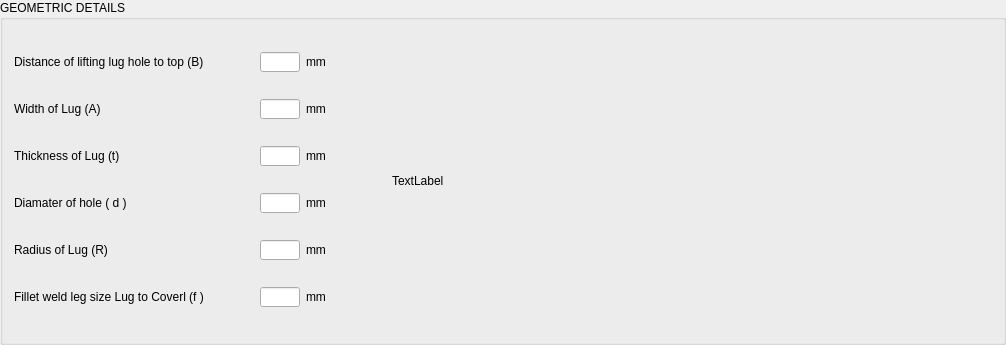
               <widget class="QGroupBox" name="groupBox_9">
                <property name="title">
                 <string>GEOMETRIC DETAILS</string>
                </property>
                <layout class="QHBoxLayout" name="horizontalLayout_82">
                 <item>
                  <layout class="QVBoxLayout" name="verticalLayout_19">
                   <item>
                    <layout class="QHBoxLayout" name="horizontalLayout_83">
                     <item>
                      <widget class="QLabel" name="label_99">
                       <property name="sizePolicy">
                        <sizepolicy hsizetype="Fixed" vsizetype="Fixed">
                         <horstretch>0</horstretch>
                         <verstretch>0</verstretch>
                        </sizepolicy>
                       </property>
                       <property name="minimumSize">
                        <size>
                         <width>240</width>
                         <height>20</height>
                        </size>
                       </property>
                       <property name="maximumSize">
                        <size>
                         <width>240</width>
                         <height>20</height>
                        </size>
                       </property>
                       <property name="text">
                        <string>&lt;html&gt;&lt;head/&gt;&lt;body&gt;&lt;p&gt;Distance of lifting lug hole to top (B)&lt;/p&gt;&lt;/body&gt;&lt;/html&gt;</string>
                       </property>
                      </widget>
                     </item>
                     <item>
                      <widget class="QLineEdit" name="fh_le_distance_of_lifting_lug">
                       <property name="sizePolicy">
                        <sizepolicy hsizetype="Fixed" vsizetype="Fixed">
                         <horstretch>0</horstretch>
                         <verstretch>0</verstretch>
                        </sizepolicy>
                       </property>
                       <property name="minimumSize">
                        <size>
                         <width>40</width>
                         <height>20</height>
                        </size>
                       </property>
                       <property name="maximumSize">
                        <size>
                         <width>40</width>
                         <height>20</height>
                        </size>
                       </property>
                      </widget>
                     </item>
                     <item>
                      <widget class="QLabel" name="label_100">
                       <property name="sizePolicy">
                        <sizepolicy hsizetype="Fixed" vsizetype="Fixed">
                         <horstretch>0</horstretch>
                         <verstretch>0</verstretch>
                        </sizepolicy>
                       </property>
                       <property name="minimumSize">
                        <size>
                         <width>40</width>
                         <height>20</height>
                        </size>
                       </property>
                       <property name="maximumSize">
                        <size>
                         <width>40</width>
                         <height>20</height>
                        </size>
                       </property>
                       <property name="text">
                        <string>mm</string>
                       </property>
                      </widget>
                     </item>
                    </layout>
                   </item>
                   <item>
                    <layout class="QHBoxLayout" name="horizontalLayout_84">
                     <item>
                      <widget class="QLabel" name="label_101">
                       <property name="sizePolicy">
                        <sizepolicy hsizetype="Fixed" vsizetype="Fixed">
                         <horstretch>0</horstretch>
                         <verstretch>0</verstretch>
                        </sizepolicy>
                       </property>
                       <property name="minimumSize">
                        <size>
                         <width>240</width>
                         <height>20</height>
                        </size>
                       </property>
                       <property name="maximumSize">
                        <size>
                         <width>240</width>
                         <height>20</height>
                        </size>
                       </property>
                       <property name="text">
                        <string>&lt;html&gt;&lt;head/&gt;&lt;body&gt;&lt;p&gt;Width of Lug (A)&lt;/p&gt;&lt;/body&gt;&lt;/html&gt;</string>
                       </property>
                      </widget>
                     </item>
                     <item>
                      <widget class="QLineEdit" name="fh_le_width_of_log">
                       <property name="sizePolicy">
                        <sizepolicy hsizetype="Fixed" vsizetype="Fixed">
                         <horstretch>0</horstretch>
                         <verstretch>0</verstretch>
                        </sizepolicy>
                       </property>
                       <property name="minimumSize">
                        <size>
                         <width>40</width>
                         <height>20</height>
                        </size>
                       </property>
                       <property name="maximumSize">
                        <size>
                         <width>40</width>
                         <height>20</height>
                        </size>
                       </property>
                      </widget>
                     </item>
                     <item>
                      <widget class="QLabel" name="label_102">
                       <property name="sizePolicy">
                        <sizepolicy hsizetype="Fixed" vsizetype="Fixed">
                         <horstretch>0</horstretch>
                         <verstretch>0</verstretch>
                        </sizepolicy>
                       </property>
                       <property name="minimumSize">
                        <size>
                         <width>40</width>
                         <height>20</height>
                        </size>
                       </property>
                       <property name="maximumSize">
                        <size>
                         <width>40</width>
                         <height>20</height>
                        </size>
                       </property>
                       <property name="text">
                        <string>mm</string>
                       </property>
                      </widget>
                     </item>
                    </layout>
                   </item>
                   <item>
                    <layout class="QHBoxLayout" name="horizontalLayout_85">
                     <item>
                      <widget class="QLabel" name="label_103">
                       <property name="sizePolicy">
                        <sizepolicy hsizetype="Fixed" vsizetype="Fixed">
                         <horstretch>0</horstretch>
                         <verstretch>0</verstretch>
                        </sizepolicy>
                       </property>
                       <property name="minimumSize">
                        <size>
                         <width>240</width>
                         <height>20</height>
                        </size>
                       </property>
                       <property name="maximumSize">
                        <size>
                         <width>240</width>
                         <height>20</height>
                        </size>
                       </property>
                       <property name="text">
                        <string>&lt;html&gt;&lt;head/&gt;&lt;body&gt;&lt;p&gt;Thickness of Lug (t)&lt;/p&gt;&lt;/body&gt;&lt;/html&gt;</string>
                       </property>
                      </widget>
                     </item>
                     <item>
                      <widget class="QLineEdit" name="fh_le_thickness_of_lug">
                       <property name="sizePolicy">
                        <sizepolicy hsizetype="Fixed" vsizetype="Fixed">
                         <horstretch>0</horstretch>
                         <verstretch>0</verstretch>
                        </sizepolicy>
                       </property>
                       <property name="minimumSize">
                        <size>
                         <width>40</width>
                         <height>20</height>
                        </size>
                       </property>
                       <property name="maximumSize">
                        <size>
                         <width>40</width>
                         <height>20</height>
                        </size>
                       </property>
                      </widget>
                     </item>
                     <item>
                      <widget class="QLabel" name="label_104">
                       <property name="sizePolicy">
                        <sizepolicy hsizetype="Fixed" vsizetype="Fixed">
                         <horstretch>0</horstretch>
                         <verstretch>0</verstretch>
                        </sizepolicy>
                       </property>
                       <property name="minimumSize">
                        <size>
                         <width>40</width>
                         <height>20</height>
                        </size>
                       </property>
                       <property name="maximumSize">
                        <size>
                         <width>40</width>
                         <height>20</height>
                        </size>
                       </property>
                       <property name="text">
                        <string>mm</string>
                       </property>
                      </widget>
                     </item>
                    </layout>
                   </item>
                   <item>
                    <layout class="QHBoxLayout" name="horizontalLayout_87">
                     <item>
                      <widget class="QLabel" name="label_107">
                       <property name="sizePolicy">
                        <sizepolicy hsizetype="Fixed" vsizetype="Fixed">
                         <horstretch>0</horstretch>
                         <verstretch>0</verstretch>
                        </sizepolicy>
                       </property>
                       <property name="minimumSize">
                        <size>
                         <width>240</width>
                         <height>20</height>
                        </size>
                       </property>
                       <property name="maximumSize">
                        <size>
                         <width>240</width>
                         <height>20</height>
                        </size>
                       </property>
                       <property name="text">
                        <string>&lt;html&gt;&lt;head/&gt;&lt;body&gt;&lt;p&gt;Diamater of hole ( d )&lt;/p&gt;&lt;/body&gt;&lt;/html&gt;</string>
                       </property>
                      </widget>
                     </item>
                     <item>
                      <widget class="QLineEdit" name="fh_le_diameter_of_hole">
                       <property name="sizePolicy">
                        <sizepolicy hsizetype="Fixed" vsizetype="Fixed">
                         <horstretch>0</horstretch>
                         <verstretch>0</verstretch>
                        </sizepolicy>
                       </property>
                       <property name="minimumSize">
                        <size>
                         <width>40</width>
                         <height>20</height>
                        </size>
                       </property>
                       <property name="maximumSize">
                        <size>
                         <width>40</width>
                         <height>20</height>
                        </size>
                       </property>
                      </widget>
                     </item>
                     <item>
                      <widget class="QLabel" name="label_108">
                       <property name="sizePolicy">
                        <sizepolicy hsizetype="Fixed" vsizetype="Fixed">
                         <horstretch>0</horstretch>
                         <verstretch>0</verstretch>
                        </sizepolicy>
                       </property>
                       <property name="minimumSize">
                        <size>
                         <width>40</width>
                         <height>20</height>
                        </size>
                       </property>
                       <property name="maximumSize">
                        <size>
                         <width>40</width>
                         <height>20</height>
                        </size>
                       </property>
                       <property name="text">
                        <string>mm</string>
                       </property>
                      </widget>
                     </item>
                    </layout>
                   </item>
                   <item>
                    <layout class="QHBoxLayout" name="horizontalLayout_88">
                     <item>
                      <widget class="QLabel" name="label_109">
                       <property name="sizePolicy">
                        <sizepolicy hsizetype="Fixed" vsizetype="Fixed">
                         <horstretch>0</horstretch>
                         <verstretch>0</verstretch>
                        </sizepolicy>
                       </property>
                       <property name="minimumSize">
                        <size>
                         <width>240</width>
                         <height>20</height>
                        </size>
                       </property>
                       <property name="maximumSize">
                        <size>
                         <width>240</width>
                         <height>20</height>
                        </size>
                       </property>
                       <property name="text">
                        <string>&lt;html&gt;&lt;head/&gt;&lt;body&gt;&lt;p&gt;Radius of Lug (R)&lt;/p&gt;&lt;/body&gt;&lt;/html&gt;</string>
                       </property>
                      </widget>
                     </item>
                     <item>
                      <widget class="QLineEdit" name="fh_le_radius">
                       <property name="sizePolicy">
                        <sizepolicy hsizetype="Fixed" vsizetype="Fixed">
                         <horstretch>0</horstretch>
                         <verstretch>0</verstretch>
                        </sizepolicy>
                       </property>
                       <property name="minimumSize">
                        <size>
                         <width>40</width>
                         <height>20</height>
                        </size>
                       </property>
                       <property name="maximumSize">
                        <size>
                         <width>40</width>
                         <height>20</height>
                        </size>
                       </property>
                      </widget>
                     </item>
                     <item>
                      <widget class="QLabel" name="label_110">
                       <property name="sizePolicy">
                        <sizepolicy hsizetype="Fixed" vsizetype="Fixed">
                         <horstretch>0</horstretch>
                         <verstretch>0</verstretch>
                        </sizepolicy>
                       </property>
                       <property name="minimumSize">
                        <size>
                         <width>40</width>
                         <height>20</height>
                        </size>
                       </property>
                       <property name="maximumSize">
                        <size>
                         <width>40</width>
                         <height>20</height>
                        </size>
                       </property>
                       <property name="text">
                        <string>mm</string>
                       </property>
                      </widget>
                     </item>
                    </layout>
                   </item>
                   <item>
                    <layout class="QHBoxLayout" name="horizontalLayout_92">
                     <item>
                      <widget class="QLabel" name="label_117">
                       <property name="sizePolicy">
                        <sizepolicy hsizetype="Fixed" vsizetype="Fixed">
                         <horstretch>0</horstretch>
                         <verstretch>0</verstretch>
                        </sizepolicy>
                       </property>
                       <property name="minimumSize">
                        <size>
                         <width>240</width>
                         <height>20</height>
                        </size>
                       </property>
                       <property name="maximumSize">
                        <size>
                         <width>240</width>
                         <height>20</height>
                        </size>
                       </property>
                       <property name="text">
                        <string>&lt;html&gt;&lt;head/&gt;&lt;body&gt;&lt;p&gt;Fillet weld leg size Lug to Coverl (f )&lt;/p&gt;&lt;/body&gt;&lt;/html&gt;</string>
                       </property>
                      </widget>
                     </item>
                     <item>
                      <widget class="QLineEdit" name="fh_le_fillet_weld_leg_size_f">
                       <property name="sizePolicy">
                        <sizepolicy hsizetype="Fixed" vsizetype="Fixed">
                         <horstretch>0</horstretch>
                         <verstretch>0</verstretch>
                        </sizepolicy>
                       </property>
                       <property name="minimumSize">
                        <size>
                         <width>40</width>
                         <height>20</height>
                        </size>
                       </property>
                       <property name="maximumSize">
                        <size>
                         <width>40</width>
                         <height>20</height>
                        </size>
                       </property>
                       <property name="readOnly">
                        <bool>true</bool>
                       </property>
                      </widget>
                     </item>
                     <item>
                      <widget class="QLabel" name="label_118">
                       <property name="sizePolicy">
                        <sizepolicy hsizetype="Fixed" vsizetype="Fixed">
                         <horstretch>0</horstretch>
                         <verstretch>0</verstretch>
                        </sizepolicy>
                       </property>
                       <property name="minimumSize">
                        <size>
                         <width>40</width>
                         <height>20</height>
                        </size>
                       </property>
                       <property name="maximumSize">
                        <size>
                         <width>40</width>
                         <height>20</height>
                        </size>
                       </property>
                       <property name="text">
                        <string>mm</string>
                       </property>
                      </widget>
                     </item>
                    </layout>
                   </item>
                  </layout>
                 </item>
                 <item>
                  <spacer name="horizontalSpacer_34">
                   <property name="orientation">
                    <enum>Qt::Horizontal</enum>
                   </property>
                   <property name="sizeHint" stdset="0">
                    <size>
                     <width>40</width>
                     <height>20</height>
                    </size>
                   </property>
                  </spacer>
                 </item>
                 <item>
                  <widget class="QLabel" name="label_pic2_2">
                   <property name="minimumSize">
                    <size>
                     <width>600</width>
                     <height>300</height>
                    </size>
                   </property>
                   <property name="maximumSize">
                    <size>
                     <width>600</width>
                     <height>300</height>
                    </size>
                   </property>
                   <property name="text">
                    <string>TextLabel</string>
                   </property>
                  </widget>
                 </item>
                </layout>
               </widget>
